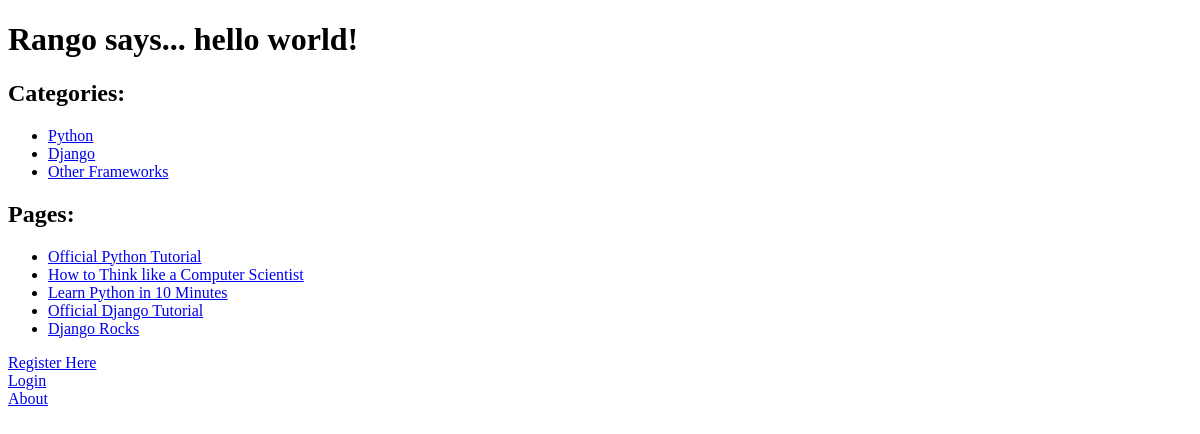
The app's page /rango/, older data.
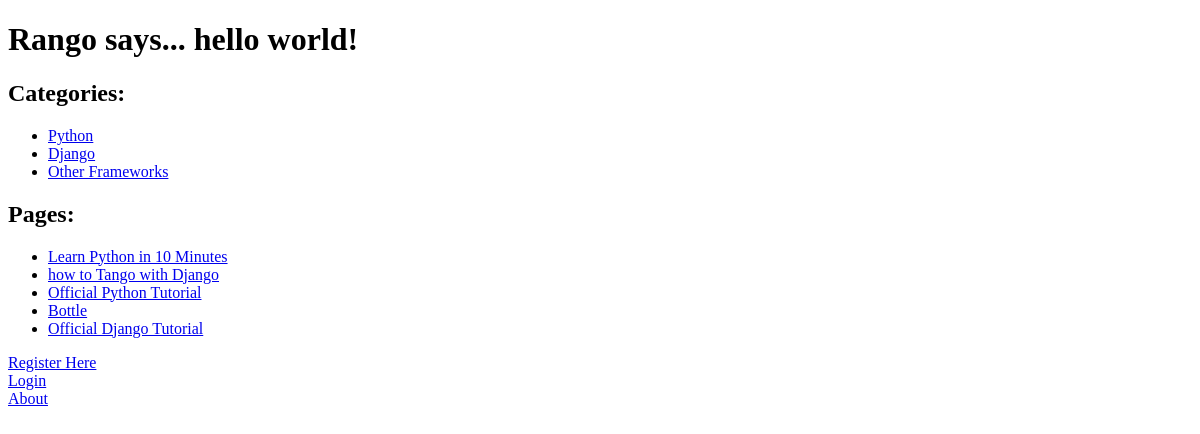
The same page, newer data.
### rango/models.py (models this page shows, shortened)
class Category(models.Model):
	name = models.CharField(max_length=128, unique=True)
	views = models.IntegerField(default=0)
	likes = models.IntegerField(default=0)
	slug = models.SlugField()

class Page(models.Model):
	category = models.ForeignKey(Category)
	title = models.CharField(max_length=128)
	url = models.URLField()
	views = models.IntegerField(default=0)

### rango/views.py (the view)
# urls.py: urlpatterns = patterns('', url(r'^$', views.index, name='index'),
def index(request):
    category_list = Category.objects.order_by('-likes')[:5]
    page_list = Page.objects.order_by('-views')[:5]
    context_dict = {'categories': category_list, 'pages': page_list}
    return render(request, 'rango/index.html', context_dict)

### templates/rango/index.html (shortened to what this page needs)
<!DOCTYPE html>
{% load staticfiles %}
<html>
    <head>
    </head>
    <body>
	{% if user.is_authenticated %}
	<h1>Rango says... hello {{ user.username }}!</h1>
	{% else %}
	<h1>Rango says... hello world!</h1>
	{% endif %}
         <h2>Categories:</h2>
         {% if categories %}
             <ul>
                 {% for category in categories %}
                 <li><a href=" {% url 'category' category.slug %}">{{category.name}}</a></li>
                 {% endfor %}
             </ul>
        {% else %}
            <strong>There are no categories present.</strong>
        {% endif %}
	<h2>Pages:</h2>
	{% if pages %}
		<ul>
			{% for page in pages %}
			<li><a href="{{page.url}}">{{page.title}}</a></li>
			{% endfor%}
		</ul>
	{% else %}
		<strong>There are no pages!</strong>
	{%endif%}
	{% if user.is_authenticated %}
	<a href="/rango/add_category/">Add a New Category</a><br />
	<a href="/rango/restricted/">Restricted Page</a><br />
	<a href="/rango/logout/">Logout</a><br />
	{% else %}
	<a href="/rango/register/">Register Here</a><br />
	<a href="/rango/login/">Login</a><br />
	{% endif %}
<a href="/rango/about/">About</a><br/>
    </body>
</html>

Row changes from the older to the newer data that the page shows:
no longer on this page (row edited): Page: title "How to Think like a Computer Scientist"
no longer on this page (row unchanged): Page: title "Django Rocks"
changed Page "Learn Python in 10 Minutes": moves up the list
added Page: title "how to Tango with Django"
now on this page (row edited): Page: title "Bottle"
